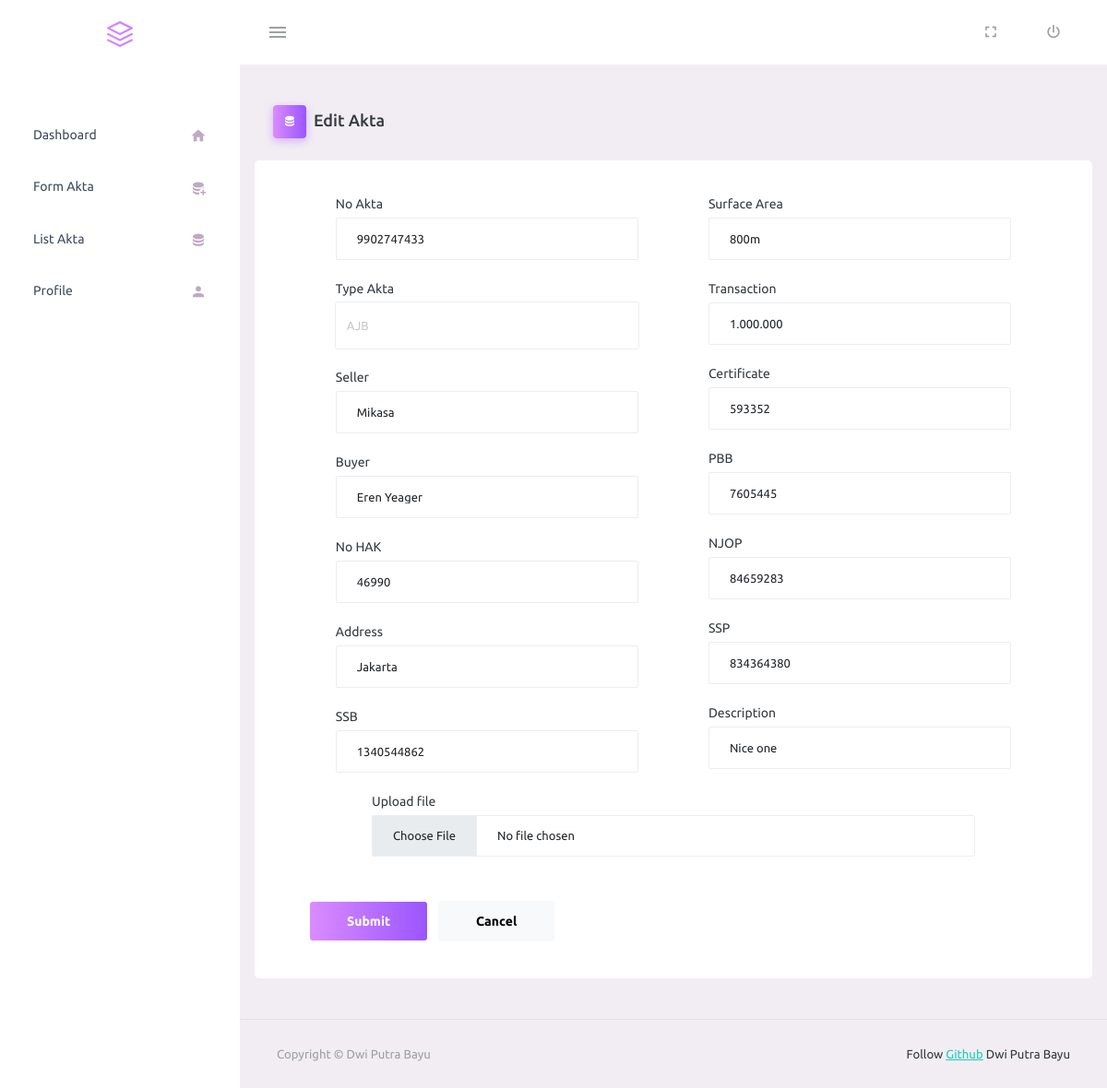
Screenshot of /admin/editakta.php?id=1 with the database file from the repository.
### tables this page shows
CREATE TABLE `akta` (
  `id` int(11) NOT NULL,
  `no_akta` varchar(255) NOT NULL,
  `type_akta` varchar(255) NOT NULL,
  `seller` varchar(255) NOT NULL,
  `buyer` varchar(255) NOT NULL,
  `no_hak` int(5) NOT NULL,
  `address` varchar(255) NOT NULL,
  `surface_area` varchar(255) NOT NULL,
  `transaction` varchar(255) NOT NULL,
  `certificate` int(6) NOT NULL,
  `pbb` int(7) NOT NULL,
  `njop` int(8) NOT NULL,
  `ssp` int(9) NOT NULL,
  `ssb` int(10) NOT NULL,
  `description` varchar(255) NOT NULL,
  `pdf_akta` text NOT NULL,
  `created_at` timestamp NOT NULL DEFAULT current_timestamp()
);

### admin/editakta.php (the view, shortened to what this page needs)
<?php
require "../include/db.php";
$data = mysqli_query($db, "SELECT * FROM akta WHERE id = '".$_GET['id']."'");
$r = mysqli_fetch_array($data);
$no_akta = $r['no_akta'];
$type_akta = $r['type_akta'];
$seller = $r['seller'];
$buyer = $r['buyer'];
$no_hak = $r['no_hak'];
$address = $r['address'];
$surface_area = $r['surface_area'];
$transaction = $r['transaction'];
$certificate = $r['certificate'];
$pbb = $r['pbb'];
$njop = $r['njop'];
$ssp = $r['ssp'];
$ssb = $r['ssb'];
$description = $r['description'];
?>
<!DOCTYPE html>
<html lang="en">
<?php require "partials/head.php" ?>
<body>
    <div class="container-scroller">
        <?php require "partials/navbar.php" ?>
        <div class="container-fluid page-body-wrapper">
            <?php require "partials/sidebar.php" ?>
            <div class="main-panel">
                <div class="content-wrapper">
                    <div class="page-header">
                        <h3 class="page-title">
                            <span class="page-title-icon bg-gradient-primary text-white me-2">
                                <i class="mdi mdi-database"></i>
                            </span>Edit Akta
                        </h3>
                    </div>
                    <div class="row">
                        <div class="card">
                            <div class="card-body">
                                <form class="forms-sample" action="" method="POST" enctype="multipart/form-data">
                                    <div class="d-flex justify-content-evenly gap-5">
                                        <div class="col-md-5">
                                            <div class="form-group">
                                                <label for="NoAkta">No Akta</label>
                                                <input type="text" class="form-control" id="NoAkta" name="no_akta"
                                                    value="<?= $no_akta ?>">
                                            </div>
                                            <div class="form-group">
                                                <label for="TypeAkta">Type Akta</label>
                                                <select class="form-control" style="height: 50px;" id="TypeAkta"
                                                    name="type_akta">
                                                    <option value="AJB"
                                                        <?php if($type_akta == "AJB") echo "selected" ?>>AJB</option>
                                                </select>
                                            </div>
                                            <div class="form-group">
                                                <label for="Seller">Seller</label>
                                                <input type="text" class="form-control" id="Seller" name="seller"
                                                    value="<?= $seller ?>">
                                            </div>
                                            <div class="form-group">
                                                <label for="buyer">Buyer</label>
                                                <input type="text" class="form-control" id="buyer" name="buyer"
                                                    value="<?= $buyer ?>">
                                            </div>
                                            <div class="form-group">
                                                <label for="NoHAK">No HAK</label>
                                                <input type="text" class="form-control" id="NoHAK" name="no_hak"
                                                    value="<?= $no_hak ?>">
                                            </div>
                                            <div class="form-group">
                                                <label for="Address">Address</label>
                                                <input type="text" class="form-control" id="Address" name="address"
                                                    value="<?= $address ?>">
                                            </div>
                                            <div class="form-group">
                                                <label for="SSB">SSB</label>
                                                <input type="text" class="form-control" id="SSB" name="ssb"
                                                    value="<?= $ssb ?>">
                                            </div>
                                        </div>
                                        <div class="col-md-5">
                                            <div class="form-group">
                                                <label for="SurfaceArea">Surface Area</label>
                                                <input type="text" class="form-control" id="SurfaceArea"
                                                    name="surface_area" value="<?= $surface_area ?>">
                                            </div>
                                            <div class="form-group">
                                                <label for="Transaction">Transaction</label>
                                                <input type="text" class="form-control" id="Transaction"
                                                    name="transaction" value="<?= $transaction ?>">
                                            </div>
                                            <div class="form-group">
                                                <label for="Certificate">Certificate</label>
                                                <input type="text" class="form-control" id="Certificate"
                                                    name="certificate" value="<?= $certificate ?>">
                                            </div>
                                            <div class="form-group">
                                                <label for="PBB">PBB</label>
                                                <input type="text" class="form-control" id="PBB" name="pbb"
                                                    value="<?= $pbb ?>">
                                            </div>
                                            <div class="form-group">
                                                <label for="NJOP">NJOP</label>
                                                <input type="text" class="form-control" id="NJOP" name="njop"
                                                    value="<?= $njop ?>">
                                            </div>
                                            <div class="form-group">
                                                <label for="Description">SSP</label>
                                                <input type="text" class="form-control" id="SSP" name="ssp"
                                                    value="<?= $ssp ?>">
                                            </div>
                                            <div class="form-group">
                                                <label for="Description">Description</label>
                                                <input type="text" class="form-control" id="Description"
                                                    name="description" value="<?= $description ?>">
                                            </div>
                                        </div>
                                    </div>
                                    <div class="form-group" style="margin: 0 67px;">
                                        <label for="pdf">Upload file</label>
                                        <input type="file" class="form-control file-upload-info" id="pdf"
                                            name="pdf_akta">
                                    </div>
                                    <div class="mt-5">
                                        <button type="submit" name="update"
                                            class="btn btn-gradient-primary me-2">Submit</button>
                                        <button class="btn btn-light">Cancel</button>
                                    </div>
                                </form>
                            </div>
                        </div>
                    </div>
                </div>
                <?php require "partials/footer.php" ?>
            </div>
        </div>
    </div>
</body>
</html>

### rows the page displays
akta: no_akta "9902747433", type_akta "AJB", seller "Mikasa", buyer "Eren Yeager", no_hak "46990", address "Jakarta", ssb "1340544862", surface_area "800m", transaction "1.000.000", certificate "593352", pbb "7605445", njop "84659283", ssp "834364380", description "Nice one"
